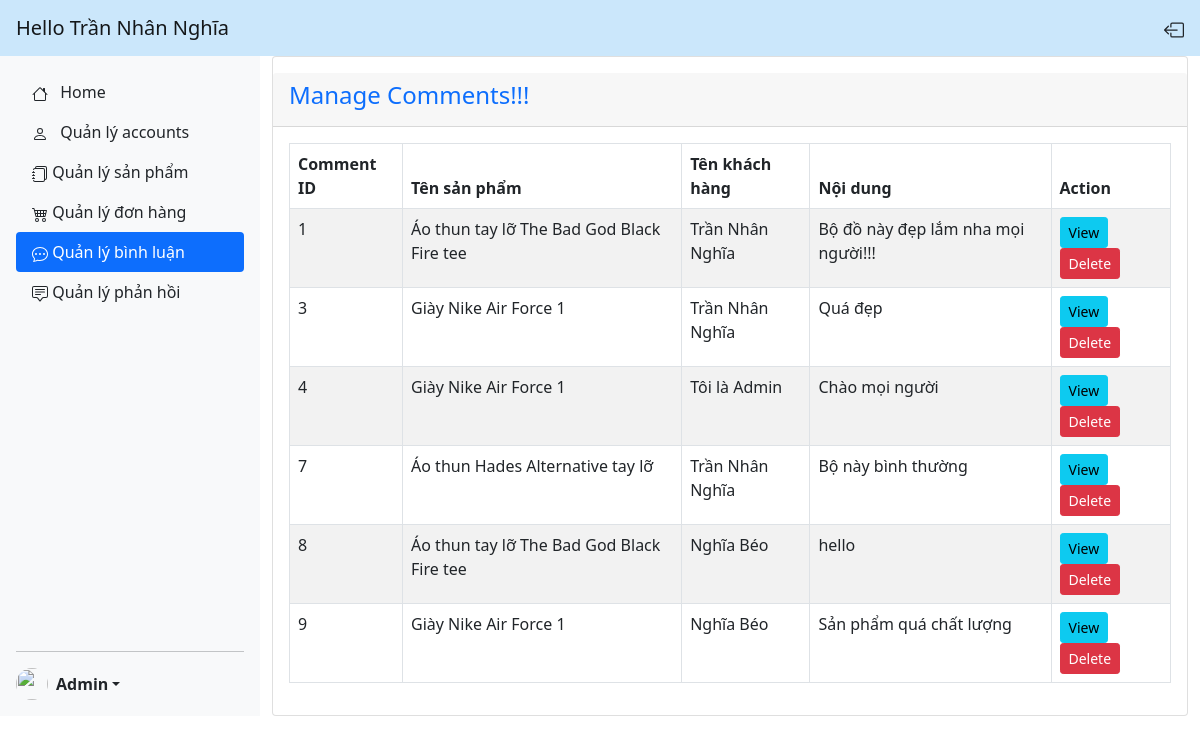
The page /admin/comment.php (signed in) on the database its author committed.
### tables this page shows
CREATE TABLE `comments` (
  `cmt_id` int(11) NOT NULL,
  `user_id` int(11) NOT NULL,
  `pro_id` int(11) NOT NULL,
  `cmt_content` text NOT NULL,
  `created_at` date NOT NULL DEFAULT current_timestamp()
);

CREATE TABLE `products` (
  `pro_id` int(11) NOT NULL,
  `categoryKind` varchar(10) NOT NULL,
  `pro_name` varchar(255) NOT NULL,
  `forGender` varchar(20) NOT NULL,
  `price_buy` int(11) NOT NULL,
  `price_sell` int(11) NOT NULL,
  `image` varchar(255) NOT NULL,
  `pro_description` text NOT NULL,
  `sell_percent` int(4) NOT NULL,
  `created_at` date NOT NULL DEFAULT current_timestamp()
);

CREATE TABLE `accounts` (
  `id` int(11) NOT NULL,
  `firstName` varchar(255) NOT NULL,
  `lastName` varchar(255) NOT NULL,
  `birthday` date NOT NULL,
  `address` text NOT NULL,
  `phone` varchar(12) DEFAULT NULL,
  `email` varchar(255) NOT NULL,
  `password` varchar(255) NOT NULL,
  `gender` varchar(8) NOT NULL,
  `is_admin` tinyint(1) NOT NULL DEFAULT 0,
  `created_at` timestamp NOT NULL DEFAULT current_timestamp()
);

### HTML/admin/comment.php (the view, shortened to what this page needs)
<!DOCTYPE html>
<html lang="en">
<head>
    <link href="https://cdn.jsdelivr.net/npm/bootstrap@5.0.2/dist/css/bootstrap.min.css" rel="stylesheet">
</head>
<body>
    <?php if (!isset($_SESSION['is_admin']) || !$_SESSION['is_admin']) { ?>
        <div class="alert alert-danger text-center" role="alert">
            You don't have permission
        </div>
        <a href="../index.php" class="btn btn-primary">Return to homepage</a>
    <?php } else { ?>
        <nav class="navbar navbar-light" style="background-color: #cbe7fb;">
            <span class="navbar-brand mb-0 h1 ms-3">Hello <?php echo $_SESSION['name']; ?> </span>
            <a href="logout.php" class="nav-link link-dark">
            </a>
        </nav>
        <div class="d-flex">
            <div class="d-flex flex-column flex-shrink-0 p-3 bg-light" style="width: 260px; background-color: #e3f2fd;">
                <ul class="nav nav-pills flex-column mb-auto">
                    <li class="nav-item">
                        <a href="index.php" class="nav-link link-dark">
                            Home
                        </a>
                    </li>
                    <li>
                        <a href="account.php" class="nav-link link-dark">
                            Quản lý accounts
                        </a>
                    </li>
                    <li>
                        <a href="product.php" class="nav-link link-dark">
                            Quản lý sản phẩm
                        </a>
                    </li>
                    <li>
                        <a href="order.php" class="nav-link link-dark">
                            Quản lý đơn hàng
                        </a>
                    </li>
                    <li>
                        <a href="comment.php" class="nav-link active" aria-current="page">
                            Quản lý bình luận
                        </a>
                    </li>
                    <li>
                        <a href="reply.php" class="nav-link link-dark">
                            Quản lý phản hồi
                        </a>
                    </li>
                </ul>
                <hr>
                <div class="dropdown">
                    <a href="#" class="d-flex align-items-center link-dark text-decoration-none dropdown-toggle" id="dropdownUser2" data-bs-toggle="dropdown" aria-expanded="false">
                        <img src="http://cdn.onlinewebfonts.com/svg/img_325798.png" alt="" width="32" height="32" class="rounded-circle me-2">
                        <strong>Admin</strong>
                    </a>
                </div>
            </div>
            <div class="container">
                <div class="row">
                    <div class="col-md-12">
                        <div class="card">
                            <div class="card-header mt-3">
                                <div class="h4 text-primary">
                                    Manage Comments!!!
                                </div>
                            </div>
                            <div class="card-body">
                                <table class="table table-bordered table-striped" id="myTable">
                                    <thead>
                                        <tr>
                                            <th>Comment ID</th>
                                            <th>Tên sản phẩm</th>
                                            <th>Tên khách hàng</th>
                                            <th>Nội dung</th>
                                            <th>Action</th>
                                        </tr>
                                    </thead>
                                    <tbody>
                                        <?php
                                        require 'dbcon.php';
                                        $sql = "SELECT * FROM comments";
                                        $result = mysqli_query($conn, $sql);
                                        if (mysqli_num_rows($result) > 0) {
                                            foreach ($result as $comment) {
                                                $pro_id = $comment['pro_id'];
                                                $user_id = $comment['user_id'];
                                                $sql_1 = "SELECT * FROM products WHERE pro_id = '$pro_id'";
                                                $sql_2 = "SELECT * FROM accounts WHERE id = '$user_id'";
                                                $result_1 = mysqli_query($conn, $sql_1);
                                                $result_2 = mysqli_query($conn, $sql_2);
                                                $products = mysqli_fetch_all($result_1, MYSQLI_ASSOC);
                                                $accounts = mysqli_fetch_all($result_2, MYSQLI_ASSOC);
                                        ?>
                                                <tr>
                                                    <td><?= $comment['cmt_id'] ?></td>
                                                    <td><?= $products[0]['pro_name'] ?></td>
                                                    <td><?= $accounts[0]['firstName'] . ' ' . $accounts[0]['lastName'] ?></td>
                                                    <td><?= $comment['cmt_content'] ?></td>
                                                    <td>
                                                        <a class="btn btn-info btn-sm" href="../product/product_detail.php?id=<?= $products[0]['pro_id']; ?>">View</a>
                                                        <button type="button" value="<?= $comment['cmt_id']; ?>" class="deleteCommentBtn btn btn-danger btn-sm">Delete</button>
                                                    </td>
                                                </tr>
                                        <?php
                                            }
                                        }
                                        ?>
                                    </tbody>
                                </table>
                            </div>
                        </div>
                    </div>
                </div>
            </div>
        </div>
    <?php } ?>
</body>
</html>

### rows shown on the page
comments: cmt_id "1", pro.pro_name "Áo thun tay lỡ The Bad God Black Fire tee", user.firstName "Trần", user.lastName "Nhân Nghĩa", cmt_content "Bộ đồ này đẹp lắm nha mọi người!!!"
comments: cmt_id "3", pro.pro_name "Giày Nike Air Force 1", user.firstName "Trần", user.lastName "Nhân Nghĩa", cmt_content "Quá đẹp"
comments: cmt_id "4", pro.pro_name "Giày Nike Air Force 1", user.firstName "Tôi là", user.lastName "Admin", cmt_content "Chào mọi người"
comments: cmt_id "7", pro.pro_name "Áo thun Hades Alternative tay lỡ", user.firstName "Trần", user.lastName "Nhân Nghĩa", cmt_content "Bộ này bình thường"
comments: cmt_id "8", pro.pro_name "Áo thun tay lỡ The Bad God Black Fire tee", user.firstName "Nghĩa", user.lastName "Béo", cmt_content "hello"
comments: cmt_id "9", pro.pro_name "Giày Nike Air Force 1", user.firstName "Nghĩa", user.lastName "Béo", cmt_content "Sản phẩm quá chất lượng"

### other values the page prints
$_SESSION['name'] "Trần Nhân Nghĩa"
